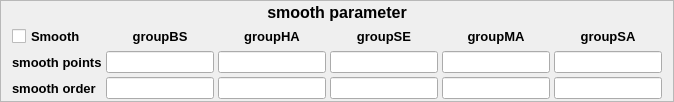
    <widget class="QFrame" name="frame_4">
     <property name="sizePolicy">
      <sizepolicy hsizetype="Preferred" vsizetype="Fixed">
       <horstretch>0</horstretch>
       <verstretch>0</verstretch>
      </sizepolicy>
     </property>
     <property name="styleSheet">
      <string notr="true">QFrame#frame_4 {
	background-color: rgb(248, 254, 255);
	border: 2px solid rgb(205, 255, 255);
}</string>
     </property>
     <property name="frameShape">
      <enum>QFrame::StyledPanel</enum>
     </property>
     <property name="frameShadow">
      <enum>QFrame::Raised</enum>
     </property>
     <layout class="QVBoxLayout" name="verticalLayout_3">
      <property name="spacing">
       <number>4</number>
      </property>
      <property name="topMargin">
       <number>2</number>
      </property>
      <property name="bottomMargin">
       <number>2</number>
      </property>
      <item>
       <widget class="QLabel" name="label_smooth_parameter">
        <property name="font">
         <font>
          <family>Arial</family>
          <pointsize>12</pointsize>
          <weight>75</weight>
          <bold>true</bold>
         </font>
        </property>
        <property name="text">
         <string>smooth parameter</string>
        </property>
        <property name="alignment">
         <set>Qt::AlignCenter</set>
        </property>
       </widget>
      </item>
      <item>
       <layout class="QGridLayout" name="gridLayout">
        <item row="2" column="4">
         <widget class="QLineEdit" name="smooth_order_groupMA"/>
        </item>
        <item row="2" column="0">
         <widget class="QLabel" name="label_smooth_order">
          <property name="font">
           <font>
            <family>Arial</family>
            <pointsize>10</pointsize>
            <weight>75</weight>
            <bold>true</bold>
           </font>
          </property>
          <property name="text">
           <string>smooth order</string>
          </property>
         </widget>
        </item>
        <item row="0" column="0">
         <widget class="QCheckBox" name="smooth_check">
          <property name="font">
           <font>
            <family>Arial</family>
            <pointsize>10</pointsize>
            <weight>75</weight>
            <bold>true</bold>
           </font>
          </property>
          <property name="text">
           <string>Smooth</string>
          </property>
         </widget>
        </item>
        <item row="1" column="0">
         <widget class="QLabel" name="label_smooth_points">
          <property name="font">
           <font>
            <family>Arial</family>
            <pointsize>10</pointsize>
            <weight>75</weight>
            <bold>true</bold>
           </font>
          </property>
          <property name="text">
           <string>smooth points</string>
          </property>
         </widget>
        </item>
        <item row="1" column="5">
         <widget class="QLineEdit" name="smooth_points_groupSA"/>
        </item>
        <item row="0" column="5">
         <widget class="QLabel" name="label_smooth_groupSA">
          <property name="font">
           <font>
            <family>Arial</family>
            <pointsize>10</pointsize>
            <weight>75</weight>
            <bold>true</bold>
           </font>
          </property>
          <property name="text">
           <string>groupSA</string>
          </property>
          <property name="alignment">
           <set>Qt::AlignCenter</set>
          </property>
         </widget>
        </item>
        <item row="0" column="3">
         <widget class="QLabel" name="label_smooth_groupSE">
          <property name="font">
           <font>
            <family>Arial</family>
            <pointsize>10</pointsize>
            <weight>75</weight>
            <bold>true</bold>
           </font>
          </property>
          <property name="text">
           <string>groupSE</string>
          </property>
          <property name="alignment">
           <set>Qt::AlignCenter</set>
          </property>
         </widget>
        </item>
        <item row="2" column="2">
         <widget class="QLineEdit" name="smooth_order_groupHA"/>
        </item>
        <item row="0" column="2">
         <widget class="QLabel" name="label_smooth_groupHA">
          <property name="font">
           <font>
            <family>Arial</family>
            <pointsize>10</pointsize>
            <weight>75</weight>
            <bold>true</bold>
           </font>
          </property>
          <property name="text">
           <string>groupHA</string>
          </property>
          <property name="alignment">
           <set>Qt::AlignCenter</set>
          </property>
         </widget>
        </item>
        <item row="2" column="5">
         <widget class="QLineEdit" name="smooth_order_groupSA"/>
        </item>
        <item row="2" column="1">
         <widget class="QLineEdit" name="smooth_order_groupBS"/>
        </item>
        <item row="0" column="1">
         <widget class="QLabel" name="label_smooth_groupBS">
          <property name="font">
           <font>
            <family>Arial</family>
            <pointsize>10</pointsize>
            <weight>75</weight>
            <bold>true</bold>
           </font>
          </property>
          <property name="text">
           <string>groupBS</string>
          </property>
          <property name="alignment">
           <set>Qt::AlignCenter</set>
          </property>
         </widget>
        </item>
        <item row="1" column="4">
         <widget class="QLineEdit" name="smooth_points_groupMA"/>
        </item>
        <item row="1" column="2">
         <widget class="QLineEdit" name="smooth_points_groupHA"/>
        </item>
        <item row="1" column="1">
         <widget class="QLineEdit" name="smooth_points_groupBS"/>
        </item>
        <item row="1" column="3">
         <widget class="QLineEdit" name="smooth_points_groupSE"/>
        </item>
        <item row="2" column="3">
         <widget class="QLineEdit" name="smooth_order_groupSE"/>
        </item>
        <item row="0" column="4">
         <widget class="QLabel" name="label_smooth_groupMA">
          <property name="font">
           <font>
            <family>Arial</family>
            <pointsize>10</pointsize>
            <weight>75</weight>
            <bold>true</bold>
           </font>
          </property>
          <property name="text">
           <string>groupMA</string>
          </property>
          <property name="alignment">
           <set>Qt::AlignCenter</set>
          </property>
         </widget>
        </item>
       </layout>
      </item>
     </layout>
    </widget>
